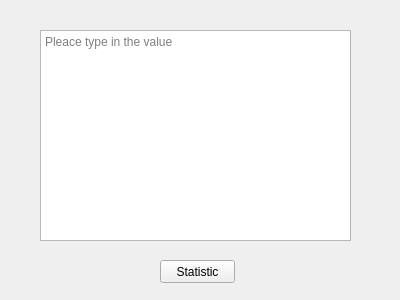
<?xml version="1.0" encoding="UTF-8"?>
<ui version="4.0">
 <class>Form</class>
 <widget class="QWidget" name="Form">
  <property name="geometry">
   <rect>
    <x>0</x>
    <y>0</y>
    <width>400</width>
    <height>300</height>
   </rect>
  </property>
  <property name="windowTitle">
   <string>Image processing</string>
  </property>
  <widget class="QPlainTextEdit" name="plainTextEdit">
   <property name="geometry">
    <rect>
     <x>40</x>
     <y>30</y>
     <width>311</width>
     <height>211</height>
    </rect>
   </property>
   <property name="documentTitle">
    <string/>
   </property>
   <property name="placeholderText">
    <string>Pleace type in the value</string>
   </property>
  </widget>
  <widget class="QPushButton" name="pushButton">
   <property name="geometry">
    <rect>
     <x>160</x>
     <y>260</y>
     <width>75</width>
     <height>23</height>
    </rect>
   </property>
   <property name="text">
    <string>Statistic</string>
   </property>
  </widget>
 </widget>
 <resources/>
 <connections/>
</ui>
